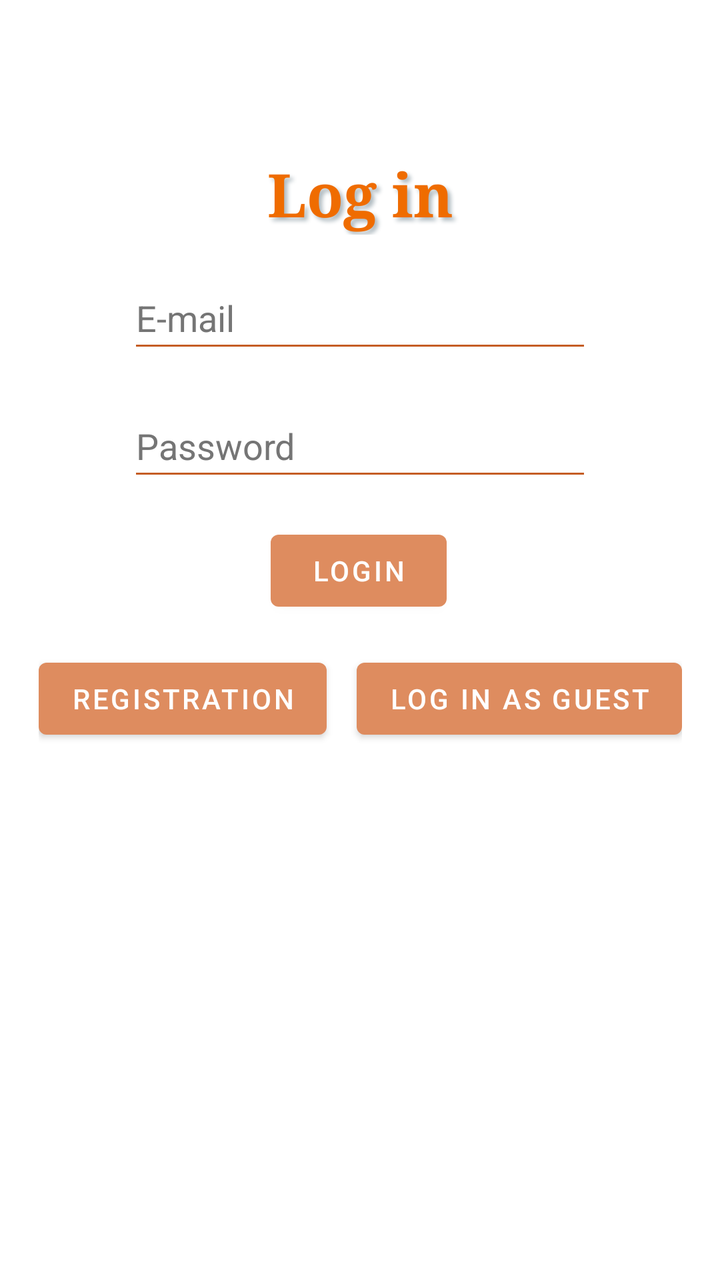
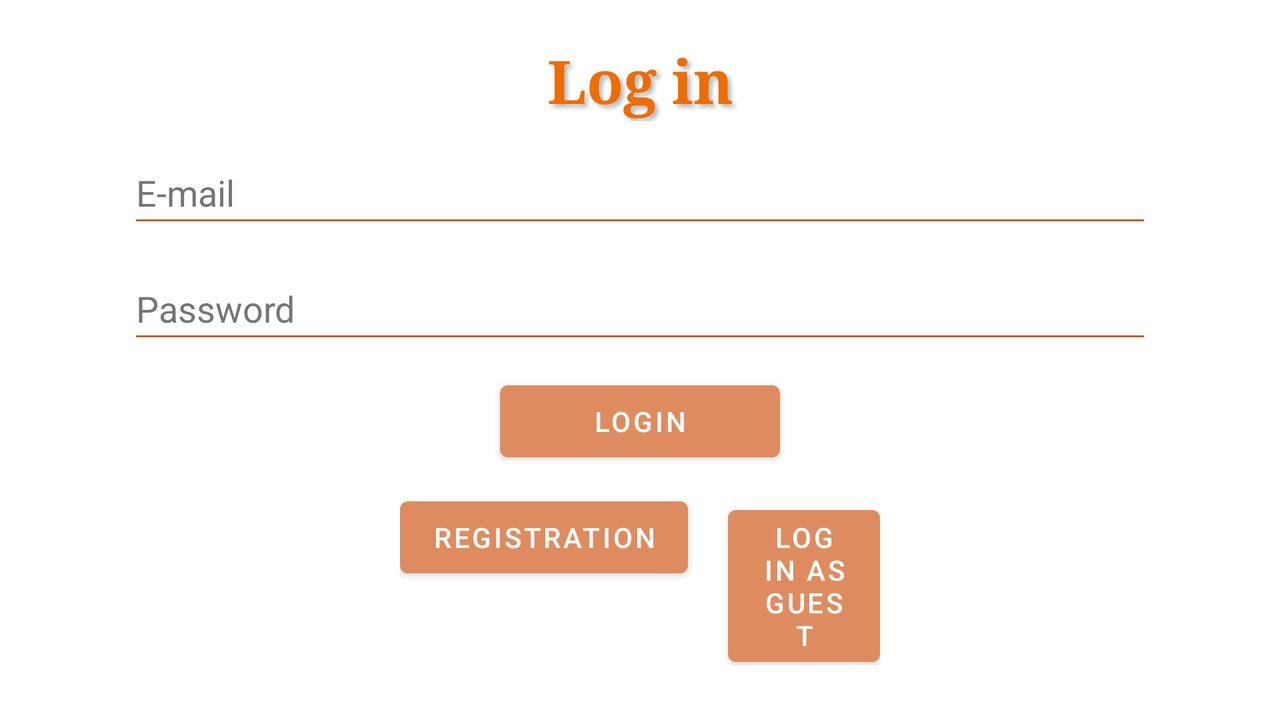

An Android layout and its configuration variant, each rendered on a device that would load it. The default file and the variant file are quoted in full after the pictures.
<!-- AndroidManifest.xml: application theme Theme.SzonyegWebshop -->
<!-- res/layout/activity_main.xml -->
<?xml version="1.0" encoding="utf-8"?>
<androidx.constraintlayout.widget.ConstraintLayout xmlns:android="http://schemas.android.com/apk/res/android"
    xmlns:app="http://schemas.android.com/apk/res-auto"
    xmlns:tools="http://schemas.android.com/tools"
    android:layout_width="match_parent"
    android:layout_height="match_parent"
    tools:context=".MainActivity">

    <TextView
        android:id="@+id/registrationTitle"
        android:layout_width="match_parent"
        android:layout_height="wrap_content"
        android:layout_marginStart="64dp"
        android:layout_marginEnd="64dp"
        android:shadowColor="#b0bbc1"
        android:shadowDx="5"
        android:shadowDy="5"
        android:shadowRadius="5"
        android:text="@string/log_in_title"
        android:textAlignment="center"
        android:textColor="#EF6C00"
        android:textSize="30sp"
        android:textStyle="bold"
        android:typeface="serif"
        app:layout_constraintBottom_toBottomOf="parent"
        app:layout_constraintEnd_toEndOf="parent"
        app:layout_constraintHorizontal_bias="0.0"
        app:layout_constraintStart_toStartOf="parent"
        app:layout_constraintTop_toTopOf="parent"
        app:layout_constraintVertical_bias="0.128" />

    <EditText
        android:id="@+id/LoginEmail"
        android:layout_width="match_parent"
        android:layout_height="wrap_content"
        android:layout_marginStart="64dp"
        android:layout_marginTop="16dp"
        android:layout_marginEnd="64dp"
        android:ems="10"
        android:hint="@string/loginEmail"
        android:inputType="textEmailAddress"
        android:minHeight="48dp"
        android:textColorHint="@color/editText_hint"
        android:backgroundTint="@color/primaryVariant"
        app:layout_constraintBottom_toBottomOf="parent"
        app:layout_constraintEnd_toEndOf="parent"
        app:layout_constraintStart_toStartOf="parent"
        app:layout_constraintTop_toBottomOf="@+id/registrationTitle"
        app:layout_constraintVertical_bias="0.0" />

    <EditText
        android:id="@+id/LoginPassword"
        android:layout_width="match_parent"
        android:layout_height="wrap_content"
        android:layout_marginStart="64dp"
        android:layout_marginTop="16dp"
        android:layout_marginEnd="64dp"
        android:ems="10"
        android:hint="@string/password"
        android:inputType="textPassword"
        android:minHeight="48dp"
        android:textColorHint="@color/editText_hint"
        android:backgroundTint="@color/primaryVariant"
        app:layout_constraintBottom_toBottomOf="parent"
        app:layout_constraintEnd_toEndOf="parent"
        app:layout_constraintStart_toStartOf="parent"
        app:layout_constraintTop_toBottomOf="@+id/LoginEmail"
        app:layout_constraintVertical_bias="0.0" />

    <Button
        android:id="@+id/loginButton"
        android:layout_width="wrap_content"
        android:layout_height="wrap_content"
        android:layout_marginTop="16dp"
        android:onClick="login"
        android:text="@string/login"
        app:layout_constraintBottom_toBottomOf="parent"
        app:layout_constraintEnd_toEndOf="parent"
        app:layout_constraintHorizontal_bias="0.498"
        app:layout_constraintStart_toStartOf="parent"
        app:layout_constraintTop_toBottomOf="@+id/LoginPassword"
        app:layout_constraintVertical_bias="0.0" />


    <LinearLayout
        android:layout_width="wrap_content"
        android:layout_height="wrap_content"
        android:layout_marginTop="16dp"
        android:orientation="horizontal"
        app:layout_constraintBottom_toBottomOf="parent"
        app:layout_constraintEnd_toEndOf="parent"
        app:layout_constraintStart_toStartOf="parent"
        app:layout_constraintTop_toBottomOf="@+id/loginButton"
        app:layout_constraintVertical_bias="0.0">

        <Button
            android:id="@+id/registrationButton"
            android:layout_width="wrap_content"
            android:layout_height="wrap_content"
            android:onClick="register"
            android:text="@string/registration" />

        <Button
            android:id="@+id/guestLoginButton"
            android:layout_width="wrap_content"
            android:layout_height="wrap_content"
            android:layout_marginStart="15dp"
            android:onClick="guestLogin"
            android:text="@string/log_in_as_guest" />

    </LinearLayout>
</androidx.constraintlayout.widget.ConstraintLayout>
<!-- resources referenced by this layout -->
<resources>
  <color name="editText_hint">#757575</color>
  <color name="primaryVariant">#C55D25</color>
  <string name="log_in_as_guest">Log in as guest</string>
  <string name="log_in_title">Log in</string>
  <string name="login">Login</string>
  <string name="loginEmail">E-mail</string>
  <string name="password">Password</string>
  <string name="registration">Registration</string>
  <style name="Theme.SzonyegWebshop" parent="Theme.MaterialComponents.DayNight.DarkActionBar">
          
          <item name="colorPrimary">@color/primary</item>
          <item name="colorPrimaryVariant">@color/primaryVariant</item>
          <item name="colorOnPrimary">@color/white</item>
          
          <item name="colorSecondary">@color/teal_200</item>
          <item name="colorSecondaryVariant">@color/teal_700</item>
          <item name="colorOnSecondary">@color/black</item>
          
          <item name="android:statusBarColor" tools:targetApi="l">?attr/colorPrimaryVariant</item>
          
      </style>
  <color name="primary">#de8c5f</color>
  <color name="white">#FFFFFFFF</color>
  <color name="teal_200">#FF03DAC5</color>
  <color name="teal_700">#FF018786</color>
  <color name="black">#FF000000</color>
</resources>
<!-- res/layout-land/activity_main.xml (the repository's variant of the layout above) -->
<!-- drawn on the phone turned sideways -->
<?xml version="1.0" encoding="utf-8"?>
<LinearLayout xmlns:app="http://schemas.android.com/apk/res-auto"
    xmlns:tools="http://schemas.android.com/tools"
    xmlns:android="http://schemas.android.com/apk/res/android"
    android:layout_width="match_parent"
    android:layout_height="match_parent"
    android:orientation="vertical"
    tools:context=".MainActivity">

    <TextView
        android:id="@+id/registrationTitle"
        android:layout_width="match_parent"
        android:layout_height="wrap_content"
        android:layout_marginStart="64dp"
        android:layout_marginTop="20dp"
        android:layout_marginEnd="64dp"
        android:shadowColor="#b0bbc1"
        android:shadowDx="5"
        android:shadowDy="5"
        android:shadowRadius="5"
        android:text="@string/log_in_title"
        android:textAlignment="center"
        android:textColor="#EF6C00"
        android:textSize="30sp"
        android:textStyle="bold"
        android:typeface="serif" />


    <EditText
        android:id="@+id/LoginEmail"
        android:layout_width="match_parent"
        android:layout_height="wrap_content"
        android:layout_marginStart="64dp"
        android:layout_marginTop="10dp"
        android:layout_marginEnd="64dp"
        android:ems="10"
        android:hint="@string/loginEmail"
        android:inputType="textEmailAddress"
        android:textColorHint="@color/editText_hint"
        android:backgroundTint="@color/primaryVariant"
        android:minHeight="48dp" />

    <EditText
        android:id="@+id/LoginPassword"
        android:layout_width="match_parent"
        android:layout_height="wrap_content"
        android:layout_marginStart="64dp"
        android:layout_marginTop="10dp"
        android:layout_marginEnd="64dp"
        android:ems="10"
        android:hint="@string/password"
        android:inputType="textPassword"
        android:textColorHint="@color/editText_hint"
        android:backgroundTint="@color/primaryVariant"
        android:minHeight="48dp" />

    <Button
        android:id="@+id/loginButton"
        android:layout_width="match_parent"
        android:layout_height="wrap_content"
        android:layout_marginTop="10dp"
        android:layout_marginStart="250dp"
        android:layout_marginEnd="250dp"
        android:onClick="login"
        android:text="@string/login" />

    <LinearLayout
        android:layout_width="match_parent"
        android:layout_height="wrap_content"
        android:orientation="horizontal"
        android:layout_marginTop="10dp"
        android:layout_marginStart="200dp"
        android:layout_marginEnd="200dp">

        <Button
            android:id="@+id/registrationButton"
            android:layout_width="wrap_content"
            android:layout_height="wrap_content"
            android:onClick="register"
            android:text="@string/registration" />

        <Button
            android:id="@+id/guestLoginButton"
            android:layout_width="wrap_content"
            android:layout_height="wrap_content"
            android:layout_marginStart="20dp"
            android:onClick="guestLogin"
            android:text="@string/log_in_as_guest" />

    </LinearLayout>
</LinearLayout>
